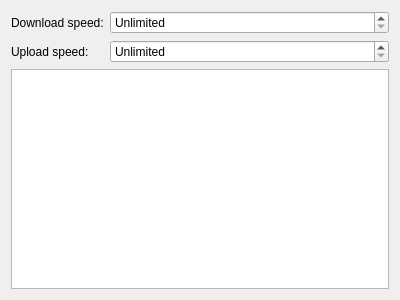
<?xml version="1.0" encoding="UTF-8"?>
<ui version="4.0">
 <class>SummaryTab</class>
 <widget class="QWidget" name="SummaryTab">
  <property name="geometry">
   <rect>
    <x>0</x>
    <y>0</y>
    <width>400</width>
    <height>300</height>
   </rect>
  </property>
  <property name="windowTitle">
   <string notr="true">Form</string>
  </property>
  <layout class="QVBoxLayout" name="verticalLayout">
   <item>
    <layout class="QFormLayout" name="formLayout">
     <property name="fieldGrowthPolicy">
      <enum>QFormLayout::AllNonFixedFieldsGrow</enum>
     </property>
     <item row="0" column="0">
      <widget class="QLabel" name="label">
       <property name="text">
        <string>Download speed:</string>
       </property>
      </widget>
     </item>
     <item row="1" column="0">
      <widget class="QLabel" name="label_2">
       <property name="text">
        <string>Upload speed:</string>
       </property>
      </widget>
     </item>
     <item row="0" column="1">
      <widget class="QSpinBox" name="DownloadSpeed_">
       <property name="specialValueText">
        <string>Unlimited</string>
       </property>
       <property name="suffix">
        <string> KiB/s</string>
       </property>
       <property name="minimum">
        <number>-1</number>
       </property>
       <property name="maximum">
        <number>100000</number>
       </property>
       <property name="singleStep">
        <number>100</number>
       </property>
       <property name="value">
        <number>-1</number>
       </property>
      </widget>
     </item>
     <item row="1" column="1">
      <widget class="QSpinBox" name="UploadSpeed_">
       <property name="specialValueText">
        <string>Unlimited</string>
       </property>
       <property name="suffix">
        <string> KiB/s</string>
       </property>
       <property name="minimum">
        <number>-1</number>
       </property>
       <property name="maximum">
        <number>100000</number>
       </property>
       <property name="singleStep">
        <number>100</number>
       </property>
       <property name="value">
        <number>-1</number>
       </property>
      </widget>
     </item>
    </layout>
   </item>
   <item>
    <widget class="QPlainTextEdit" name="Log_"/>
   </item>
  </layout>
 </widget>
 <resources/>
 <connections/>
</ui>
